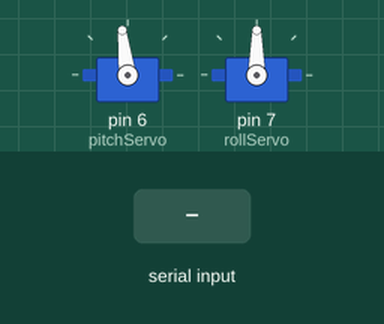
The sketch below on a simulated Arduino Uno, built with avr-gcc and run on an emulated ATmega328P. Parts: 2 × servo. Inputs (shaded band) come from the test bench.

Above: at 1.4 s.
1.5 s: "90,45\n" received over Serial
At 3.3 s:
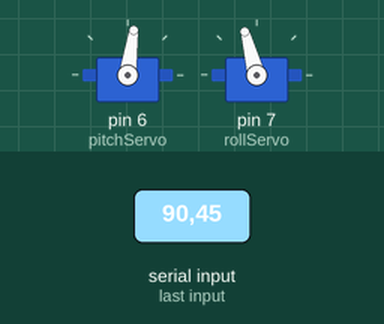
4.5 s: "5\n" received over Serial
At 8.0 s:
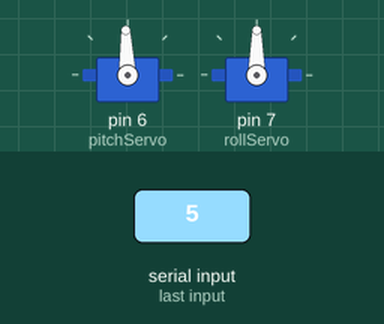
Timing chart, 0 to 9.5 s (numbered marks = the images above; inputs shaded):
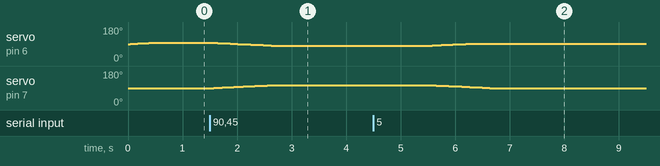

The sketch:

maze_control_bt.ino
```cpp
/*
This sketch demonstrates bluetooth control of a maze using an Android device.
In addition to the arduino (RoboRed) you need a HC-05 / HC-06 bluetooth board and 2 servos.

 The circuit:
 * The RoboRed has a serial data pin group. Wire to bluetooth
   * RX  (connect to TX of bluetooth board)
   * TX  (connect to RX of bluetooth board)
   * VCC
   * GND
 * pitch servo pin 6 group
 * roll servo pin 7 group

Written by The Bridgeville Delaware Public Library Teen Imagineering Club
This code is in the public domain
 */

#include <VarSpeedServo.h>  //include the VarSpeedServo library

VarSpeedServo pitchServo;   //create VarSpeedServo objects for pitch and roll
VarSpeedServo rollServo;

const int svsp = 10;   //speed setting for VarSpeedServo SlowMove
const int pitchHm = 97;   //set so the maze pitch direction is level
const int rollHm = 90;    //set so the maze roll direction is level
int pitch;
int roll;

void setup()  //setup runs one time
{
  // Open serial communications-via bluetooth
  Serial.begin(9600);

  pitchServo.attach(6);  //attach servos to pins
  rollServo.attach(7);

  pitchServo.slowmove(pitchHm, svsp);  //Home servos to start
  rollServo.slowmove(rollHm, svsp);
  delay(200);

}

void loop() //loop repeats forever
{
   // if there's any serial available, read it:
  while (Serial.available() > 0) {
    // look for the next valid integer in the incoming serial stream:
    pitch = Serial.parseInt();
    // do it again:
    roll = Serial.parseInt();
    if (Serial.read() == '\n') break;  // look for the newline. That's the end of your read
  }
      //keep angles under 15 degrees
      pitch = constrain(pitch, -15, 15);
      roll = constrain(roll, -15, 15);
      //move servos to pitch and roll angles
      pitchServo.slowmove(pitchHm - pitch, svsp);  // change - to + if pitch is backword
      rollServo.slowmove(rollHm + roll, svsp);
      delay(70);  // let slowmove do its thing
}
```

Measured:
- after the input at 1.5 s, servo on pin 6 (pitchServo): moves from 97° to 82° over 1.1 s, starting after 0.07 s; servo on pin 7 (rollServo): moves from 90° to 105° over 1.1 s, starting after 0.07 s
- after the input at 4.5 s, servo on pin 6 (pitchServo): moves from 82° to 92° over 0.68 s, starting after 1.1 s; servo on pin 7 (rollServo): moves from 105° to 90° over 1.1 s, starting after 1.1 s
